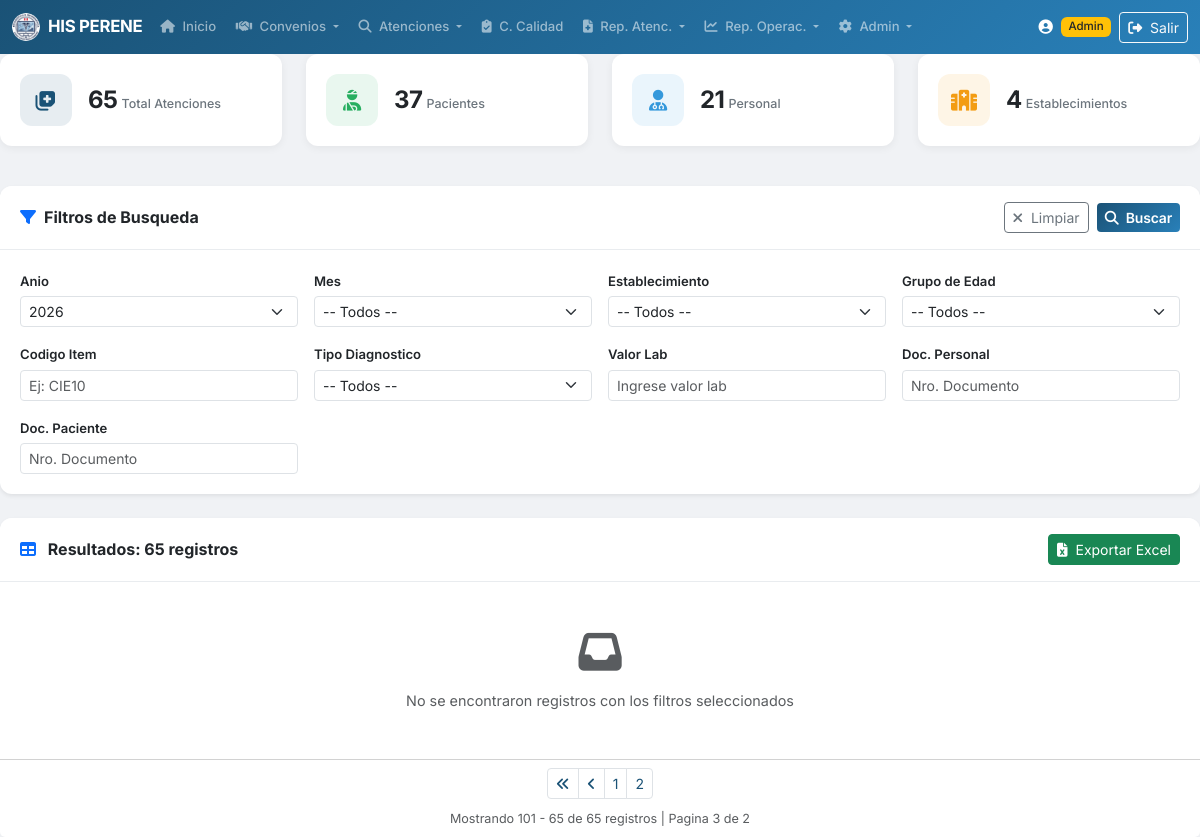
/dashboard.php?pagina=3&anio=2026 (signed in), run on an earlier commit of the app's database.
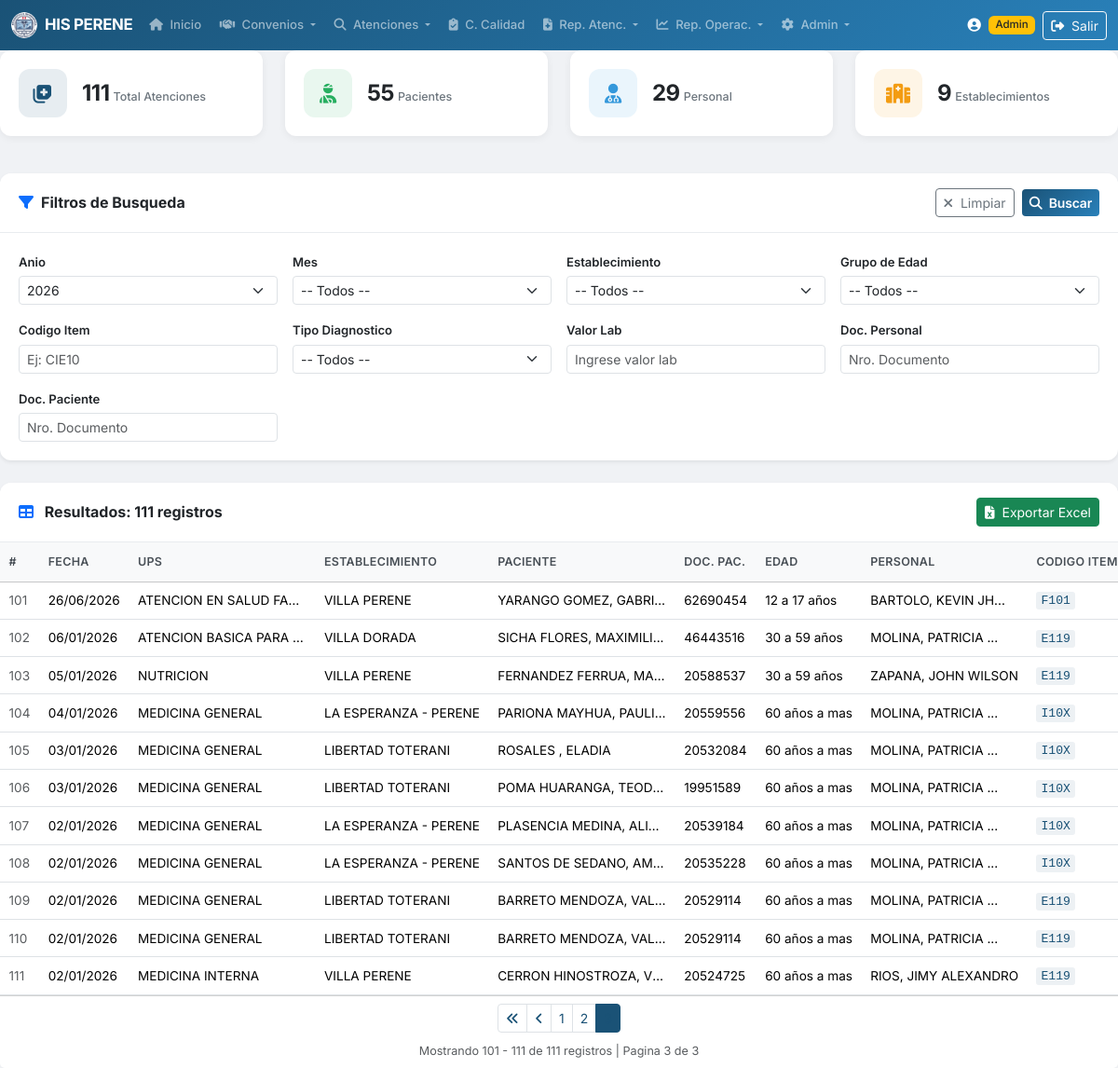
And on a later commit of the database.
### tables this page shows
CREATE TABLE `T_CONSOLIDADO_NUEVA_TRAMA_HISMINSA_DETALLADO` (
  `Id_Cita` varchar(50) DEFAULT NULL,
  `Anio` varchar(4) DEFAULT NULL,
  `Mes` varchar(2) DEFAULT NULL,
  `Dia` varchar(2) DEFAULT NULL,
  `Fecha_Atencion` date DEFAULT NULL,
  `Lote` varchar(3) DEFAULT NULL,
  `Num_Pag` int(11) DEFAULT NULL,
  `Num_Reg` int(11) DEFAULT NULL,
  `Id_Ups` varchar(6) DEFAULT NULL,
  `Descripcion_Ups` varchar(800) DEFAULT NULL,
  `Id_AplicacionOrigen` int(11) DEFAULT NULL,
  `Alerta` varchar(3000) DEFAULT NULL,
  `Id_Institucion_Edu` varchar(10) DEFAULT NULL,
  `Id_Establecimiento` int(11) DEFAULT NULL,
  `Codigo_Sector` int(11) DEFAULT NULL,
  `Descripcion_Sector` varchar(50) DEFAULT NULL,
  `Codigo_Disa` int(11) DEFAULT NULL,
  `Descripcion_Disa` varchar(80) DEFAULT NULL,
  `Codigo_Red` char(2) DEFAULT NULL,
  `Descripcion_Red` varchar(70) DEFAULT NULL,
  `Codigo_MicroRed` char(2) DEFAULT NULL,
  `Descripcion_MicroRed` varchar(70) DEFAULT NULL,
  `Codigo_Unico` varchar(9) DEFAULT NULL,
  `Nombre_Establecimiento` varchar(100) DEFAULT NULL,
  `Ubigueo_Establecimiento` char(6) DEFAULT NULL,
  `Departamento_Establecimiento` varchar(150) DEFAULT NULL,
  `Provincia_Establecimiento` varchar(150) DEFAULT NULL,
  `Distrito_Establecimiento` varchar(150) DEFAULT NULL,
  `Id_Paciente` varchar(50) DEFAULT NULL,
  `Tipo_Doc_Paciente` int(11) DEFAULT NULL,
  `Abrev_Tipo_Doc_Paciente` varchar(20) DEFAULT NULL,
  `Numero_Documento_Paciente` varchar(15) DEFAULT NULL,
  `Apellido_Paterno_Paciente` varchar(50) DEFAULT NULL,
  `Apellido_Materno_Paciente` varchar(50) DEFAULT NULL,
  `Nombres_Paciente` varchar(150) DEFAULT NULL,
  `Fecha_Nacimiento_Paciente` date DEFAULT NULL,
  `Id_Genero` varchar(1) DEFAULT NULL,
  `Historia_Clinica` varchar(15) DEFAULT NULL,
  `Ficha_Familiar` varchar(50) DEFAULT NULL,
  `Id_Etnia` varchar(2) DEFAULT NULL,
  `Descripcion_Etnia` varchar(100) DEFAULT NULL,
  `Id_Financiador` varchar(2) DEFAULT NULL,
  `Descripcion_Financiador` varchar(100) DEFAULT NULL,
  `Id_Pais` varchar(3) DEFAULT NULL,
  `Descripcion_Pais` varchar(100) DEFAULT NULL,
  `Id_Personal` varchar(50) DEFAULT NULL,
  `Tipo_Doc_Personal` int(11) DEFAULT NULL,
  `Abrev_Tipo_Doc_Personal` varchar(20) DEFAULT NULL,
  `Numero_Documento_Personal` varchar(15) DEFAULT NULL,
  `Apellido_Paterno_Personal` varchar(50) DEFAULT NULL,
  `Apellido_Materno_Personal` varchar(50) DEFAULT NULL,
  `Nombres_Personal` varchar(150) DEFAULT NULL,
  `Fecha_Nacimiento_Personal` date DEFAULT NULL,
  `Id_Condicion` int(11) DEFAULT NULL,
  `Descripcion_Condicion` varchar(500) DEFAULT NULL,
  `Id_Profesion` varchar(2) DEFAULT NULL,
  `Descripcion_Profesion` varchar(150) DEFAULT NULL,
  `Id_Colegio` varchar(2) DEFAULT NULL,
  `Descripcion_Colegio` varchar(800) DEFAULT NULL,
  `Numero_Colegiatura` varchar(20) DEFAULT NULL,
  `Id_Registrador` varchar(50) DEFAULT NULL,
  `Tipo_Doc_Registrador` int(11) DEFAULT NULL,
  `Abrev_Tipo_Doc_Registrador` varchar(20) DEFAULT NULL,
  `Numero_Documento_Registrador` varchar(15) DEFAULT NULL,
  `Apellido_Paterno_Registrador` varchar(50) DEFAULT NULL,
  `Apellido_Materno_Registrador` varchar(50) DEFAULT NULL,
  `Nombres_Registrador` varchar(150) DEFAULT NULL,
  `Fecha_Nacimiento_Registrador` date DEFAULT NULL,
  `Id_Condicion_Establecimiento` varchar(1) DEFAULT NULL,
  `Id_Condicion_Servicio` varchar(1) DEFAULT NULL,
  `Edad_Reg` int(11) DEFAULT NULL,
  `Tipo_Edad` varchar(1) DEFAULT NULL,
  `Anio_Actual_Paciente` int(11) DEFAULT NULL,
  `Mes_Actual_Paciente` int(11) DEFAULT NULL,
  `Dia_Actual_Paciente` int(11) DEFAULT NULL,
  `Grupo_Edad` varchar(13) DEFAULT NULL,
  `peso_pregestacional` decimal(10,2) DEFAULT NULL,
  `Id_Turno` varchar(1) DEFAULT NULL,
  `Fg_Tipo` varchar(2) DEFAULT NULL,
  `Codigo_Item` varchar(15) DEFAULT NULL,
  `Descripcion_Item` varchar(400) DEFAULT NULL,
  `Tipo_Diagnostico` varchar(1) DEFAULT NULL,
  `Valor_Lab` varchar(5) DEFAULT NULL,
  `Id_Correlativo_Item` int(11) DEFAULT NULL,
  `Id_Correlativo_Lab` int(11) DEFAULT NULL,
  `Peso` decimal(10,3) DEFAULT NULL,
  `Talla` decimal(10,2) DEFAULT NULL,
  `Hemoglobina` decimal(6,2) DEFAULT NULL,
  `Perimetro_Abdominal` decimal(10,2) DEFAULT NULL,
  `Perimetro_Cefalico` decimal(10,2) DEFAULT NULL,
  `Id_Otra_Condicion` int(11) DEFAULT NULL,
  `Descripcion_Otra_Condicion` varchar(300) DEFAULT NULL,
  `Id_Centro_Poblado` varchar(10) DEFAULT NULL,
  `Descripcion_Centro_Poblado` varchar(350) DEFAULT NULL,
  `Id_Codigo_Centro_Poblado` varchar(4) DEFAULT NULL,
  `Id_Ubigueo_Centro_Poblado` varchar(6) DEFAULT NULL,
  `Altitud_Centro_Poblado` decimal(7,2) DEFAULT NULL,
  `Fecha_Ultima_Regla` date DEFAULT NULL,
  `Fecha_Solicitud_Hb` date DEFAULT NULL,
  `Fecha_Resultado_Hb` date DEFAULT NULL,
  `Fecha_Registro` datetime DEFAULT NULL,
  `Fecha_Modificacion` datetime DEFAULT NULL,
  `Mes_Int` int(11) GENERATED ALWAYS AS (cast(trim(`Mes`) as unsigned)) STORED
);

### includes/functions.php (called while the page is built, shortened)
<?php
function clean($str) {
    return htmlspecialchars($str ?? '', ENT_QUOTES, 'UTF-8');
}
function formatDate($date) {
    $ts = strtotime($date);
    return $ts ? date('d/m/Y', $ts) : $date;
}

### dashboard.php (the view, shortened to what the rows shown need)
<?php
require_once 'includes/functions.php';
$pdo = getDBConnection();
$fAnio = $_GET['anio'] ?? '';
$fMes = $_GET['mes'] ?? '';
$fEstablecimiento = $_GET['establecimiento'] ?? '';
$fGrupoEdad = $_GET['grupo_edad'] ?? '';
$fCodigoItem = trim($_GET['codigo_item'] ?? '');
$fTipoDiagnostico = $_GET['tipo_diagnostico'] ?? '';
$fValorLab = $_GET['valor_lab'] ?? '';
$fDocPersonal = trim($_GET['doc_personal'] ?? '');
$fDocPaciente = trim($_GET['doc_paciente'] ?? '');
$hayFiltros = ($fAnio !== '' || $fMes !== '' || $fEstablecimiento !== '' || $fGrupoEdad !== ''
    || $fCodigoItem !== '' || $fTipoDiagnostico !== '' || $fValorLab !== ''
    || $fDocPersonal !== '' || $fDocPaciente !== '');
$datos = [];
$offset = 0;
if ($hayFiltros) {
    $where = "1=1";
    $params = [];
    if ($fAnio !== '') {
        $where .= " AND Anio = :anio";
        $params[':anio'] = $fAnio;
    }
    $porPagina = 50;
    $pagina = max(1, intval($_GET['pagina'] ?? 1));
    $offset = ($pagina - 1) * $porPagina;
    $campos = "Id_Cita, Anio, Mes, Dia, Fecha_Atencion, Descripcion_Ups, Nombre_Establecimiento,
               Numero_Documento_Paciente, Apellido_Paterno_Paciente, Apellido_Materno_Paciente,
               Nombres_Paciente, Fecha_Nacimiento_Paciente, Id_Genero, Grupo_Edad,
               Numero_Documento_Personal, Apellido_Paterno_Personal, Nombres_Personal,
               Descripcion_Profesion, Codigo_Item, Descripcion_Item, Tipo_Diagnostico,
               Valor_Lab, Descripcion_Financiador, Descripcion_Etnia";
    $dataSql = "SELECT {$campos} FROM T_CONSOLIDADO_NUEVA_TRAMA_HISMINSA_DETALLADO WHERE {$where} ORDER BY Fecha_Atencion DESC LIMIT {$porPagina} OFFSET {$offset}";
    $dataStmt = $pdo->prepare($dataSql);
    $dataStmt->execute($params);
    $datos = $dataStmt->fetchAll();
}
include 'includes/header.php';
?>
<?php if (!$hayFiltros): ?>
<div class="card shadow-sm">
    <div class="card-body text-center py-5">
        <i class="fas fa-filter fa-3x text-muted mb-3"></i>
        <h5 class="text-muted mb-2">Seleccione al menos un filtro para consultar</h5>
        <p class="text-muted small mb-0">Use los filtros de arriba (Anio, Mes, Establecimiento, etc.) para cargar los datos del consolidado.</p>
    </div>
</div>
<?php else: ?>
<div class="card shadow-sm">
    <div class="card-body p-0">
        <?php if (empty($datos)): ?>
            <div class="text-center py-5">
                <i class="fas fa-inbox fa-3x text-muted mb-3"></i>
                <p class="text-muted mb-0">No se encontraron registros con los filtros seleccionados</p>
            </div>
        <?php else: ?>
            <div class="table-responsive">
                <table class="table table-hover table-sm mb-0 datatable">
                    <thead class="table-light">
                        <tr>
                            <th>#</th>
                            <th>Fecha</th>
                            <th>UPS</th>
                            <th>Establecimiento</th>
                            <th>Paciente</th>
                            <th>Doc. Pac.</th>
                            <th>Edad</th>
                            <th>Personal</th>
                            <th>Codigo Item</th>
                        </tr>
                    </thead>
                    <tbody>
                        <?php foreach ($datos as $i => $row): ?>
                        <tr>
                            <td class="text-muted"><?= $offset + $i + 1 ?></td>
                            <td><?= formatDate($row['Fecha_Atencion']) ?></td>
                            <td><?= clean($row['Descripcion_Ups']) ?></td>
                            <td title="<?= clean($row['Nombre_Establecimiento']) ?>">
                                <?= clean(mb_strimwidth($row['Nombre_Establecimiento'], 0, 30, '...')) ?>
                            </td>
                            <td title="<?= clean($row['Apellido_Paterno_Paciente'] . ' ' . $row['Apellido_Materno_Paciente'] . ', ' . $row['Nombres_Paciente']) ?>">
                                <?= clean(mb_strimwidth($row['Apellido_Paterno_Paciente'] . ' ' . $row['Apellido_Materno_Paciente'] . ', ' . $row['Nombres_Paciente'], 0, 25, '...')) ?>
                            </td>
                            <td><?= clean($row['Numero_Documento_Paciente']) ?></td>
                            <td><?= clean($row['Grupo_Edad']) ?></td>
                            <td title="<?= clean($row['Apellido_Paterno_Personal'] . ', ' . $row['Nombres_Personal']) ?>">
                                <?= clean(mb_strimwidth($row['Apellido_Paterno_Personal'] . ', ' . $row['Nombres_Personal'], 0, 20, '...')) ?>
                            </td>
                            <td><code><?= clean($row['Codigo_Item']) ?></code></td>
                        </tr>
                        <?php endforeach; ?>
                    </tbody>
                </table>
            </div>
        <?php endif; ?>
    </div>
</div>
<?php endif; ?>
<?php include 'includes/footer.php'; ?>

What changed in the data, as far as the page shows it:
now on this page (row unchanged): t_consolidado_nueva_trama_hisminsa_detallado: i "101", Fecha_Atencion "26/06/2026", Descripcion_Ups "ATENCION EN SALUD FA…", Nombre_Establecimiento "VILLA PERENE", Apellido_Paterno_Paciente+Apellido_Materno_Paciente+Nombres_Paciente "YARANGO GOMEZ, GABRI…", Numero_Documento_Paciente "62690454", Grupo_Edad "12 a 17 años", Apellido_Paterno_Personal+Nombres_Personal "BARTOLO, KEVIN JH...", Codigo_Item "F101"
added t_consolidado_nueva_trama_hisminsa_detallado: i "102", Fecha_Atencion "06/01/2026", Descripcion_Ups "ATENCION BASICA PARA…", Nombre_Establecimiento "VILLA DORADA", Apellido_Paterno_Paciente+Apellido_Materno_Paciente+Nombres_Paciente "SICHA FLORES, MAXIMILI...", Numero_Documento_Paciente "46443516", Grupo_Edad "30 a 59 años", Apellido_Paterno_Personal+Nombres_Personal "MOLINA, PATRICIA ...", Codigo_Item "E119"
added t_consolidado_nueva_trama_hisminsa_detallado: i "103", Fecha_Atencion "05/01/2026", Descripcion_Ups "NUTRICION", Nombre_Establecimiento "VILLA PERENE", Apellido_Paterno_Paciente+Apellido_Materno_Paciente+Nombres_Paciente "FERNANDEZ FERRUA, MA…", Numero_Documento_Paciente "20588537", Grupo_Edad "30 a 59 años", Apellido_Paterno_Personal+Nombres_Personal "ZAPANA, JOHN WILSON", Codigo_Item "E119"
added t_consolidado_nueva_trama_hisminsa_detallado: i "104", Fecha_Atencion "04/01/2026", Descripcion_Ups "MEDICINA GENERAL", Nombre_Establecimiento "LA ESPERANZA - PERENE", Apellido_Paterno_Paciente+Apellido_Materno_Paciente+Nombres_Paciente "PARIONA MAYHUA, PAULI…", Numero_Documento_Paciente "20559556", Grupo_Edad "60 años a mas", Apellido_Paterno_Personal+Nombres_Personal "MOLINA, PATRICIA ...", Codigo_Item "I10X"
added t_consolidado_nueva_trama_hisminsa_detallado: i "105", Fecha_Atencion "03/01/2026", Descripcion_Ups "MEDICINA GENERAL", Nombre_Establecimiento "LIBERTAD TOTERANI", Apellido_Paterno_Paciente+Apellido_Materno_Paciente+Nombres_Paciente "ROSALES , ELADIA", Numero_Documento_Paciente "20532084", Grupo_Edad "60 años a mas", Apellido_Paterno_Personal+Nombres_Personal "MOLINA, PATRICIA ...", Codigo_Item "I10X"
added t_consolidado_nueva_trama_hisminsa_detallado: i "106", Fecha_Atencion "03/01/2026", Descripcion_Ups "MEDICINA GENERAL", Nombre_Establecimiento "LIBERTAD TOTERANI", Apellido_Paterno_Paciente+Apellido_Materno_Paciente+Nombres_Paciente "POMA HUARANGA, TEOD…", Numero_Documento_Paciente "19951589", Grupo_Edad "60 años a mas", Apellido_Paterno_Personal+Nombres_Personal "MOLINA, PATRICIA ...", Codigo_Item "I10X"
added t_consolidado_nueva_trama_hisminsa_detallado: i "107", Fecha_Atencion "02/01/2026", Descripcion_Ups "MEDICINA GENERAL", Nombre_Establecimiento "LA ESPERANZA - PERENE", Apellido_Paterno_Paciente+Apellido_Materno_Paciente+Nombres_Paciente "PLASENCIA MEDINA, ALI…", Numero_Documento_Paciente "20539184", Grupo_Edad "60 años a mas", Apellido_Paterno_Personal+Nombres_Personal "MOLINA, PATRICIA ...", Codigo_Item "I10X"
added t_consolidado_nueva_trama_hisminsa_detallado: i "108", Fecha_Atencion "02/01/2026", Descripcion_Ups "MEDICINA GENERAL", Nombre_Establecimiento "LA ESPERANZA - PERENE", Apellido_Paterno_Paciente+Apellido_Materno_Paciente+Nombres_Paciente "SANTOS DE SEDANO, AM…", Numero_Documento_Paciente "20535228", Grupo_Edad "60 años a mas", Apellido_Paterno_Personal+Nombres_Personal "MOLINA, PATRICIA ...", Codigo_Item "I10X"
added t_consolidado_nueva_trama_hisminsa_detallado: i "109", Fecha_Atencion "02/01/2026", Descripcion_Ups "MEDICINA GENERAL", Nombre_Establecimiento "LIBERTAD TOTERANI", Apellido_Paterno_Paciente+Apellido_Materno_Paciente+Nombres_Paciente "BARRETO MENDOZA, VAL…", Numero_Documento_Paciente "20529114", Grupo_Edad "60 años a mas", Apellido_Paterno_Personal+Nombres_Personal "MOLINA, PATRICIA ...", Codigo_Item "E119"
added t_consolidado_nueva_trama_hisminsa_detallado: i "110", Fecha_Atencion "02/01/2026", Descripcion_Ups "MEDICINA GENERAL", Nombre_Establecimiento "LIBERTAD TOTERANI", Apellido_Paterno_Paciente+Apellido_Materno_Paciente+Nombres_Paciente "BARRETO MENDOZA, VAL…", Numero_Documento_Paciente "20529114", Grupo_Edad "60 años a mas", Apellido_Paterno_Personal+Nombres_Personal "MOLINA, PATRICIA ...", Codigo_Item "E119"
added t_consolidado_nueva_trama_hisminsa_detallado: i "111", Fecha_Atencion "02/01/2026", Descripcion_Ups "MEDICINA INTERNA", Nombre_Establecimiento "VILLA PERENE", Apellido_Paterno_Paciente+Apellido_Materno_Paciente+Nombres_Paciente "CERRON HINOSTROZA, V…", Numero_Documento_Paciente "20524725", Grupo_Edad "60 años a mas", Apellido_Paterno_Personal+Nombres_Personal "RIOS, JIMY ALEXANDRO", Codigo_Item "E119"
Also different on the page:
$totalRegistros: "65" → "111"
$stats['total_pacientes']: "37" → "55"
$stats['total_personal']: "21" → "29"
$stats['total_establecimientos']: "4" → "9"
min($offset + 50, $totalRegistros): "65" → "111"
$totalPaginas: "2" → "3"
text no longer shown: "No se encontraron registros con los filtros seleccionados"
text now shown: "# FECHA UPS ESTABLECIMIENTO PACIENTE DOC. PAC. EDAD PERSONAL CODIGO ITEM"
